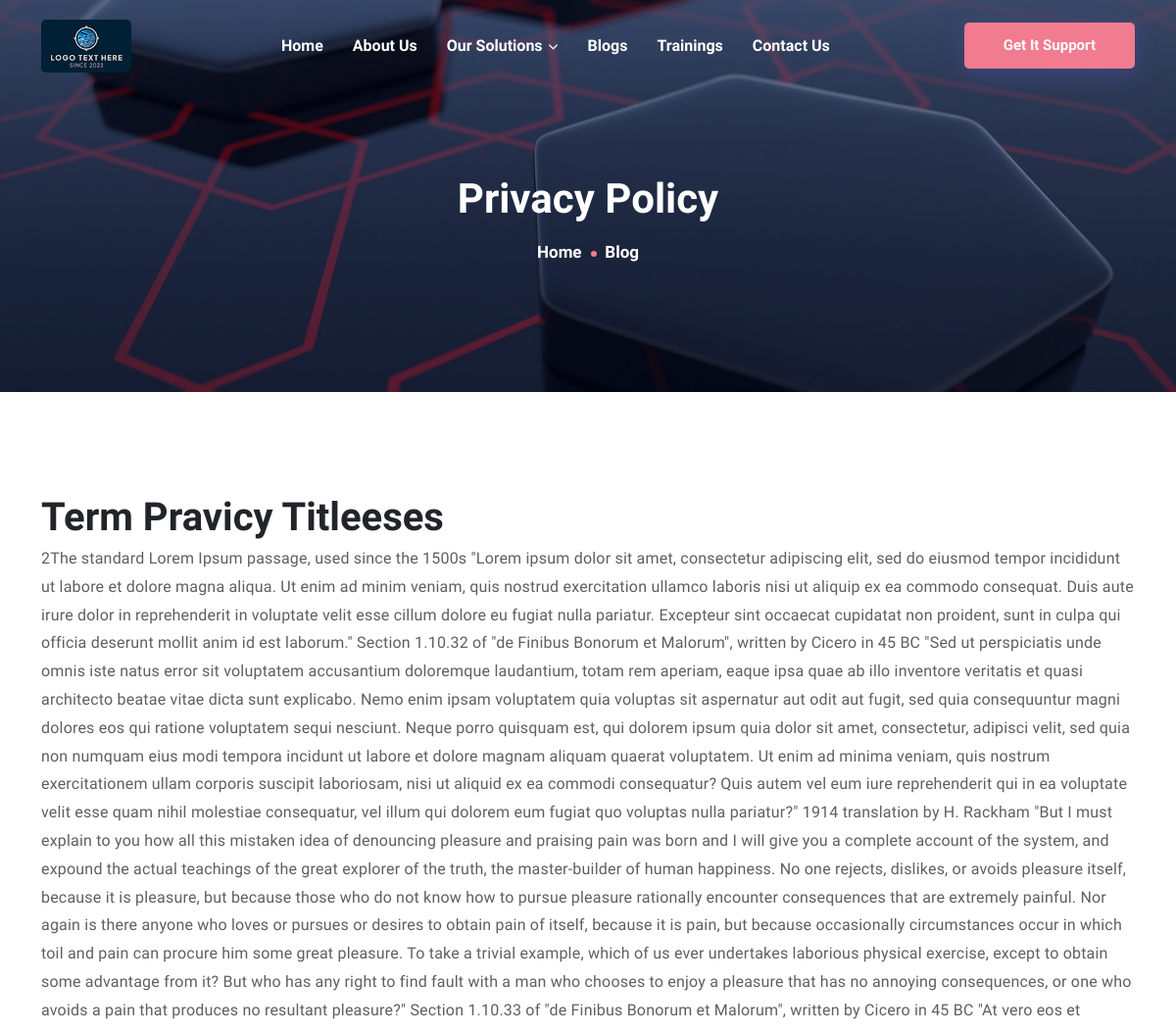
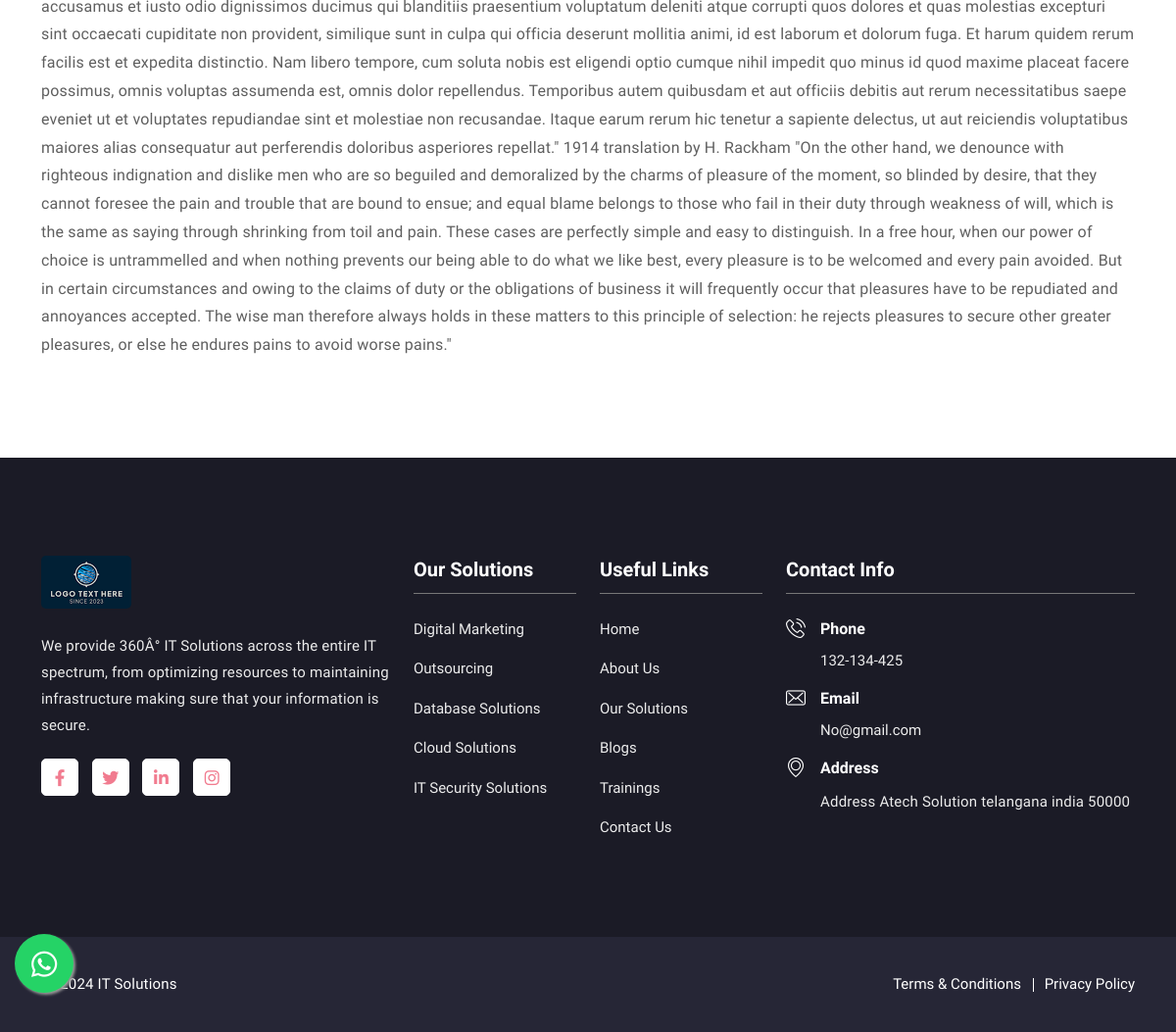
Screenshot of /privacy-policy.php with the database file from the repository (2 pictures, top to bottom).
### tables this page shows
CREATE TABLE `general_tbl` (
  `general_id` int(11) NOT NULL,
  `general_imgicon` varchar(255) NOT NULL,
  `general_companyname` text NOT NULL,
  `general_contactpersonname` varchar(255) NOT NULL,
  `general_address` text NOT NULL,
  `general_pincode` varchar(255) NOT NULL,
  `general_city` varchar(255) NOT NULL,
  `general_county` varchar(255) NOT NULL,
  `general_currancy` varchar(255) NOT NULL,
  `general_sessionid` varchar(255) NOT NULL,
  `general_sessionmonth` varchar(255) NOT NULL,
  `general_phoneno` varchar(255) NOT NULL,
  `general_emailid` varchar(255) NOT NULL,
  `general_entrydt` varchar(255) NOT NULL,
  `general_status` int(11) NOT NULL DEFAULT 1,
  `genaral_addby` int(11) NOT NULL,
  `general_currencysysmbol` varchar(255) NOT NULL,
  `general_gstno` varchar(255) NOT NULL,
  `general_gstpercentage` varchar(255) NOT NULL,
  `general_numberemi` varchar(255) NOT NULL,
  `general_numberlatepay` varchar(255) NOT NULL,
  `general_adnacepaymnetpercentage` varchar(255) NOT NULL,
  `general_mobilno` varchar(255) NOT NULL,
  `general_website` text NOT NULL,
  `general_panno` varchar(255) NOT NULL,
  `general_financial_start_date` varchar(255) NOT NULL,
  `general_financial_end_date` varchar(255) NOT NULL,
  `genaral_statename` varchar(255) NOT NULL,
  `general_half_day_starttime` varchar(255) NOT NULL,
  `general_half_day_endtime` varchar(255) NOT NULL,
  `general_full_dat_starttime` varchar(255) NOT NULL,
  `general_full_dat_endtime` varchar(255) NOT NULL,
  `general_mendetory_holiday` varchar(255) NOT NULL,
  `general_additionweek_holiday` int(11) NOT NULL DEFAULT 0 COMMENT '0=no, 1yes',
  `general_additianl_day` varchar(255) NOT NULL,
  `general_week` varchar(255) NOT NULL,
  `general_holiday_count_leave_status` int(11) NOT NULL DEFAULT 0 COMMENT '0=not count,1=count',
  `general_week_off` int(11) NOT NULL DEFAULT 1 COMMENT '1=count,0=not count',
  `general_leave_carry_forword` int(11) NOT NULL DEFAULT 1 COMMENT '1=forword,0=not forword',
  `general_holiday_start_date` varchar(255) NOT NULL,
  `general_holiday_end_date` varchar(255) NOT NULL,
  `general_highest_auth` varchar(255) NOT NULL,
  `general_fax` varchar(255) NOT NULL,
  `general_iframe_address` text NOT NULL,
  `general_facebook` text NOT NULL,
  `general_twitter` text NOT NULL,
  `general_linkedin` text NOT NULL,
  `general_pinterest` text NOT NULL,
  `general_whatsapp` text NOT NULL,
  `general_instagram` text NOT NULL,
  `general_googleplus` text NOT NULL,
  `general_skype` text NOT NULL,
  `general_about_us` text NOT NULL,
  `site_background_color` varchar(255) DEFAULT NULL,
  `site_header_type` varchar(255) DEFAULT NULL,
  `site_layout` varchar(255) DEFAULT NULL,
  `site_theam_color` varchar(255) DEFAULT NULL,
  `general_gstno_per` varchar(255) NOT NULL,
  `travel_link` varchar(255) NOT NULL,
  `accommodation_link` varchar(255) NOT NULL,
  `image_2` varchar(255) NOT NULL
);

CREATE TABLE `banner` (
  `banner_id` int(11) NOT NULL,
  `banner_page_name` varchar(255) NOT NULL,
  `banner_page_banner` text NOT NULL,
  `banner_page_status` int(11) NOT NULL DEFAULT 1,
  `banner_page_date_time` varchar(255) NOT NULL,
  `banner_added_by` varchar(255) NOT NULL
);

CREATE TABLE `term_codition` (
  `term_codition_id` int(11) NOT NULL,
  `term_pravicy_description` text NOT NULL,
  `term_pravicy_title` varchar(255) NOT NULL,
  `term_codition_description` text NOT NULL,
  `term_condition_title` varchar(255) NOT NULL,
  `term_codition_status` int(11) NOT NULL DEFAULT 1,
  `term_codition_datetime` varchar(255) NOT NULL
);

CREATE TABLE `services` (
  `services_id` int(11) NOT NULL,
  `services_title` varchar(255) NOT NULL,
  `services_image` varchar(255) NOT NULL,
  `services_status` int(11) NOT NULL DEFAULT 1,
  `services_datetime` varchar(255) NOT NULL,
  `services_description` text NOT NULL,
  `services_slug` varchar(255) NOT NULL,
  `services_cover_image` varchar(255) NOT NULL,
  `services_small_description` text NOT NULL,
  `services_add_by` varchar(255) NOT NULL,
  `seo_keyword` text NOT NULL,
  `seo_description` text NOT NULL,
  `services_features_status` varchar(255) NOT NULL COMMENT '1 = features ',
  `services_about` varchar(255) NOT NULL COMMENT '1 = ''about_page'''
);

### privacy-policy.php (the view)
<?php include('./includes/header.php'); ?>
	<div class="page-title-area item-bg1"  style="background-image:url(<?php
while ($banner = mysqli_fetch_assoc($banner_query)) {
    if (empty($banner['banner_page_banner'])) {
        echo ROOT_URL.'assets/img/page-title-bg.jpg';
    }
    else {
        echo ROOT_URL.'upload/header/'. $banner['banner_page_banner'];
    }
}
?>)">
		<div class="d-table">
			<div class="d-table-cell">
				<div class="container">
					<div class="page-title-content">
						<h2>Privacy Policy</h2>
						<ul>
							<li><a href="index.php">Home</a>
							</li>
							<li>Blog</li>
						</ul>
					</div>
				</div>
			</div>
		</div>
	</div>
    <?php
        $term_fetech = "SELECT * FROM `term_codition`  where `term_codition_status`= '1'";
        $term_query = mysqli_query($con, $term_fetech);
        $term_list = mysqli_fetch_array($term_query);
    ?>
<section class="contact section-padding">
    <div class="container">
        <div class="row justify-content-between">
            <div class="col-xl-12 col-lg-12">
                <h1> <?php echo $term_list['term_pravicy_title']?></h1>
                <?php echo $term_list['term_pravicy_description']?>
            </div>
        </div>
    </div>
</section>
<?php include ('includes/footer.php'); ?>

### includes/header.php (shortened to what this page needs)
<?php
    include 'admin/includeadmin/db_connect.php';
	  $admin_nameee = basename($_SERVER['SCRIPT_NAME']);
	   $user_fetch = "select * from `general_tbl` where `general_status`= '1'";
	   $query = mysqli_query($con, $user_fetch);
	   $general = mysqli_fetch_assoc($query);
	   $banner_sql = "SELECT * FROM `banner` WHERE banner_page_status='1' AND banner_page_name ='$admin_nameee'";
	   $banner_query = mysqli_query($con, $banner_sql);
?>
<!doctype html>
<html lang="zxx">
<head>
	<link rel="stylesheet" href="<?php echo ROOT_URL?>assets/css/bootstrap.min.css">
	<link rel="stylesheet" href="<?php echo ROOT_URL?>assets/css/animate.min.css">
	<link rel="stylesheet" href="<?php echo ROOT_URL?>assets/css/flaticon.css">
	<link rel="stylesheet" href="<?php echo ROOT_URL?>assets/css/fontawesome.min.css">
	<link rel="stylesheet" href="<?php echo ROOT_URL?>assets/css/bootstrap-icons.css">
	<link rel="stylesheet" href="<?php echo ROOT_URL?>assets/css/meanmenu.css">
	<link rel="stylesheet" href="<?php echo ROOT_URL?>assets/css/magnific-popup.min.css">
	<link rel="stylesheet" href="<?php echo ROOT_URL?>assets/css/swiper.min.css">
	<link rel="stylesheet" href="<?php echo ROOT_URL?>assets/css/owl.carousel.min.css">
	<link rel="stylesheet" href="<?php echo ROOT_URL?>assets/css/style.css">
	<link rel="stylesheet" href="<?php echo ROOT_URL?>assets/css/responsive.css">
	<link rel="stylesheet" href="https://cdnjs.cloudflare.com/ajax/libs/font-awesome/6.4.0/css/all.min.css">
</head>
<body>
	<div class="navbar-area">
		<div class="techvio-nav">
			<div class="container">
				<nav class="navbar navbar-expand-md navbar-light">
					<a class="navbar-brand" href="index.html">
						<img src="<?php echo ROOT_URL ."upload/general/logo/" . $general['general_imgicon']; ?>" class="white-logo" alt="logo">
					</a>
					<div class="collapse navbar-collapse mean-menu" id="navbarSupportedContent">
						<ul class="navbar-nav">
                            <li class="nav-item">
								<a class="<?php if($admin_nameee =='index.php'){echo 'active';}?>" href="<?php echo ROOT_URL?>index.php">Home</a>
							</li>
							<li class="nav-item">
								<a class="<?php if($admin_nameee =='about-us.php'){echo 'active';}?>"  href="<?php echo ROOT_URL?>about-us.php">About Us</a>
							</li>
							<li class="nav-item">
								<a class="<?php if($admin_nameee =='our-solutions.php'){echo 'active';}?>"  href="<?php echo ROOT_URL?>our-solutions.php">Our Solutions <i class="fas fa-chevron-down"></i></a>
							</li>
							<li class="nav-item">
								<a class="<?php if($admin_nameee =='blog.php'){echo 'active';}?>"    href="<?php echo ROOT_URL?>blog.php">Blogs</a>
							</li>
							<li class="nav-item">
								<a class="<?php if($admin_nameee =='trainings.php'){echo 'active';}?>" href="<?php echo ROOT_URL?>trainings.php">Trainings</a>
							</li>
							<li class="nav-item">
								<a class="<?php if($admin_nameee =='contact-us.php'){echo 'active';}?>"  href="<?php echo ROOT_URL?>contact-us.php">Contact Us</a>
							</li>
						</ul>
						<div class="other-option">
							<a class="default-btn" href="<?php echo ROOT_URL?>contact-us.php">Get It Support <span></span></a>
						</div>
					</div>
				</nav>
			</div>
		</div>
	</div>

### includes/footer.php (shortened to what this page needs)
	<section class="footer-subscribe-wrapper">
    <div class="footer-area ptb-100">
			<div class="container">
				<div class="row">
					<div class="col-lg-4 col-md-6 col-sm-6">
						<div class="single-footer-widget">
							<a class="footer-logo" href="#">
								<img src="<?php echo ROOT_URL ."upload/general/logo/" . $general['general_imgicon']; ?>" class="white-logo" alt="logo">
							</a>
                            <p><?php echo $general['general_about_us'];?></p>
							<ul class="footer-social">
								<?php
                                    if ($general['general_facebook'] != '#') {
                                        ?>
                                            <li class="list-inline-item "><a target="_blank" href="<?php echo $general['general_facebook'] ?>"><i class="fab fa-facebook-f" ></i></a></li>
                                        <?php
                                    }
                                    if ($general['general_twitter'] != '#') {
                                        ?>
                                            <li class="list-inline-item"><a target="_blank" href="<?php echo $general['general_twitter'] ?>"><i class="fab fa-twitter" ></i></a></li>
                                        <?php
                                    }
                                    if ($general['general_linkedin'] != '#') {
                                        ?>
                                            <li class="list-inline-item"><a target="_blank" href="<?php echo $general['general_linkedin'] ?>"><i class="fab fa-linkedin-in" ></i></a></li>
                                        <?php
                                    }
                                        ?>
                                        <?php
                                    if ($general['general_instagram'] != '#') {
                                        ?>
                                         <li class="list-inline-item"><a target="_blank" href="<?php echo $general['general_instagram'] ?>"><i class="fab fa-instagram" ></i></a></li>
                                        <?php
                                    }
                            ?>
							</ul>
						</div>
					</div>
					<div class="col-lg-2 col-md-6 col-sm-6">
						<div class="single-footer-widget">
							<div class="footer-heading">
								<h3>Our Solutions</h3>
							</div>
							<ul class="footer-quick-links">
							<?php
                                    $blog_detailquery2 = "SELECT * FROM services Where services_status='1' ORDER BY services_id DESC LIMIT 5";
                                    $blog_run = mysqli_query($con, $blog_detailquery2);
                                    while($blog_related_list = mysqli_fetch_assoc($blog_run)){
                                ?>
                                <li><a href="<?php echo ROOT_URL;?>solution_details.php/<?php echo $blog_related_list['services_slug']?>"><?php echo $blog_related_list['services_title'] ?></a></li>
                                <?php } ?>
							</ul>
						</div>
					</div>
					<div class="col-lg-2 col-md-6 col-sm-6">
						<div class="single-footer-widget">
							<div class="footer-heading">
								<h3>Useful Links</h3>
							</div>
							<ul class="footer-quick-links">
							    <li><a href="<?php echo ROOT_URL?>index.php">Home</a></li>
								<li><a href="<?php echo ROOT_URL?>about-us.php">About Us</a></li>
								<li><a href="<?php echo ROOT_URL?>our-solutions.php">Our Solutions</a></li>
								<li><a href="<?php echo ROOT_URL?>blog.php">Blogs</a></li>
								<li><a href="<?php echo ROOT_URL?>trainings.php">Trainings</a></li>
								<li><a href="<?php echo ROOT_URL?>contact-us.php">Contact Us</a></li>
							</ul>
						</div>
					</div>
					<div class="col-lg-4 col-md-6 col-sm-6">
						<div class="single-footer-widget">
							<div class="footer-heading">
								<h3>Contact Info</h3>
							</div>
							<div class="footer-info-contact">
								<i class="flaticon-phone-call"></i>
								<h3>Phone</h3>
								<span><a href="tel:<?php echo $general['general_mobilno'] ?>"><?php echo $general['general_mobilno'] ?></a></span>
							</div>
							<div class="footer-info-contact">
								<i class="flaticon-envelope"></i>
								<h3>Email</h3>
								<span><a href="mailto:<?php echo $general['general_emailid'] ?>"><?php echo $general['general_emailid'] ?></a></span>
							</div>
							<div class="footer-info-contact">
								<i class="flaticon-placeholder"></i>
								<h3>Address</h3>
								<p><?php echo $general['general_address'] ?></p>
							</div>
						</div>
					</div>
				</div>
			</div>
		</div>
		<a  class="whats-app" href="<?php echo $general['general_whatsapp'] ?>" target="_blank">
    <i class="fab fa-whatsapp my-float"></i></a>
	</section>
	<div class="copyright-area">
		<div class="container">
			<div class="row align-items-center">
				<div class="col-lg-6 col-md-6">
					<p><i class="far fa-copyright"></i> 2024 <?php echo $general['general_companyname'] ?> </p>
				</div>
				<div class="col-lg-6 col-md-6">
					<ul>
						<li><a href="<?php echo ROOT_URL?>terms-and-conditions.php">Terms & Conditions</a></li>
						<li><a href="<?php echo ROOT_URL?>privacy-policy.php">Privacy Policy</a></li>
					</ul>
				</div>
			</div>
		</div>
	</div>
</body>
</html>

### rows the page displays
general_tbl: general_imgicon (picture), general_about_us "We provide 360Â° IT Solutions across the entire IT spectrum, from optimizing resources to maintaining infrastructure making sure that your information is secure.", general_mobilno "132-134-425", general_emailid "No@gmail.com", general_address "Address Atech Solution telangana india 50000", general_companyname "IT Solutions"
banner: banner_page_banner (picture)
term_codition: term_pravicy_title "Term Pravicy Titleeses", term_pravicy_description "2The standard Lorem Ipsum passage, used since the 1500s \"Lorem ipsum dolor sit amet, consectetur adipiscing elit, sed do eiusmod tempor incididunt ut labore et dolore magna aliqua. Ut enim ad minim veniam, quis nostrud exercitation ullamco laboris nisi ut aliquip ex ea commodo consequat. Duis aute irure dolor in reprehenderit in voluptate velit esse cillum dolore eu fugiat nulla pariatur. Excepteur sint occaecat cupidatat non proident, sunt in culpa qui officia deserunt mollit anim id est laborum.\" Section 1.10.32 of \"de Finibus Bonorum et Malorum\", written by Cicero in 45 BC \"Sed ut perspiciatis unde omnis iste natus error sit voluptatem accusantium doloremque laudantium, totam rem…"
services: services_title "Digital Marketing"
services: services_title "Outsourcing"
services: services_title "Database Solutions"
services: services_title "Cloud Solutions"
services: services_title "IT Security Solutions"
